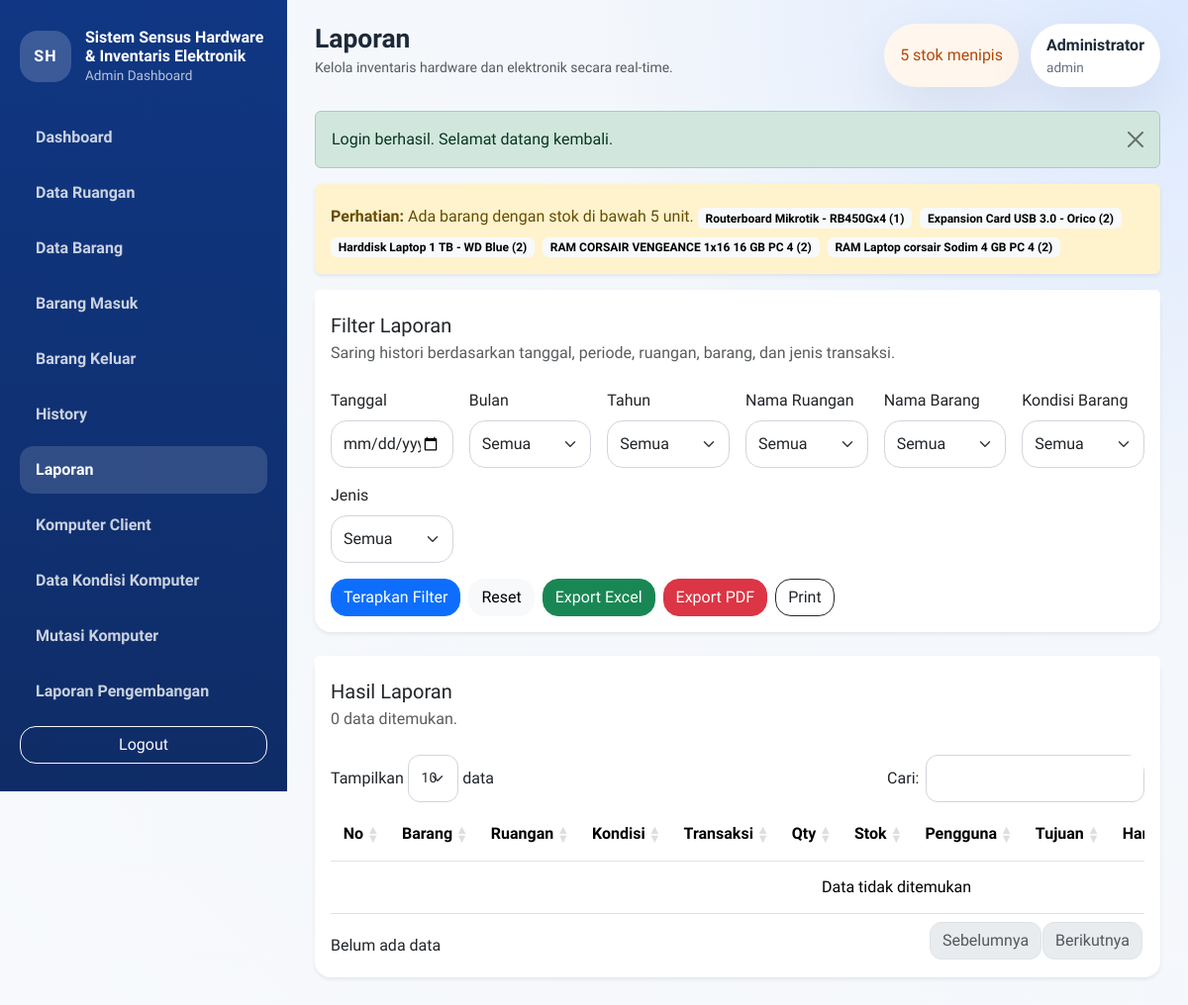
The page /modules/laporan/index.php (signed in) on the database its author committed.
### tables this page shows
CREATE TABLE barang (
    id INT AUTO_INCREMENT PRIMARY KEY,
    kode_barang VARCHAR(50) NOT NULL UNIQUE,
    nama_barang VARCHAR(150) NOT NULL,
    ruangan_id INT NULL,
    tahun_inventaris YEAR NOT NULL,
    qty INT NOT NULL DEFAULT 0,
    label_barang VARCHAR(100) NOT NULL DEFAULT 'Lainnya',
    kondisi ENUM('Baik', 'Rusak', 'Perbaikan') NOT NULL DEFAULT 'Baik',
    keterangan TEXT NULL,
    created_at TIMESTAMP DEFAULT CURRENT_TIMESTAMP,
    CONSTRAINT fk_barang_ruangan FOREIGN KEY (ruangan_id) REFERENCES ruangan(id) ON UPDATE CASCADE
);

### includes/helpers.php (called while the page is built, shortened)
<?php
function url(string $path = ''): string
{
    $path = ltrim($path, '/');
    return BASE_URL . ($path !== '' ? '/' . $path : '');
}
function e(?string $value): string
{
    return htmlspecialchars((string) $value, ENT_QUOTES, 'UTF-8');
}
function get_flash(): ?array
{
    $flash = $_SESSION['flash'];
    return $flash;
}
function current_path(): string
{
    return str_replace('\\', '/', $_SERVER['PHP_SELF'] ?? '');
}
function is_active_menu(string $needle): bool
{
    return str_contains(current_path(), $needle);
}
function fetch_all(PDO $pdo, string $sql, array $params = []): array
{
    $statement = $pdo->prepare($sql);
    $statement->execute($params);
    return $statement->fetchAll();
}
function get_low_stock_items(PDO $pdo, int $limit = 5): array
{
    return fetch_all(
        $pdo,
        'SELECT b.nama_barang, b.qty
         FROM barang b
         WHERE b.qty < 5
         ORDER BY b.qty ASC, b.nama_barang ASC
         LIMIT ' . (int) $limit
    );
}
function normalize_report_filters(array $input): array
{
    return [
        'tanggal' => trim($input['tanggal'] ?? ''),
        'bulan' => trim($input['bulan'] ?? ''),
        'tahun' => trim($input['tahun'] ?? ''),
        'ruangan_id' => trim($input['ruangan_id'] ?? ''),
        'barang_id' => trim($input['barang_id'] ?? ''),
        'kondisi' => trim($input['kondisi'] ?? ''),
        'tipe_transaksi' => trim($input['tipe_transaksi'] ?? ''),
    ];
}
function get_report_rows(PDO $pdo, array $filters): array
{
    $sql = 'SELECT h.*, b.kode_barang, b.nama_barang, b.kondisi, COALESCE(h.ruangan_nama, r.nama_ruangan) AS nama_ruangan_transaksi
            FROM histori_barang h
            INNER JOIN barang b ON b.id = h.barang_id
            LEFT JOIN ruangan r ON r.id = h.ruangan_id
            WHERE 1=1';
    $params = [];
    $sql .= ' ORDER BY h.tanggal DESC, h.jam DESC, h.id DESC';
    $statement = $pdo->prepare($sql);
    $statement->execute();
    return $statement->fetchAll();
}
function build_query_string(array $filters): string
{
    return http_build_query(array_filter($filters, static fn ($value) => $value !== ''));
}

### includes/auth.php (called while the page is built, shortened)
<?php
function current_user_role(): string
{
    return $_SESSION['user']['role'] ?? 'admin';
}
function is_admin_user(): bool
{
    return current_user_role() === 'admin';
}
function current_user(): ?array
{
    return $_SESSION['user'] ?? null;
}

### modules/laporan/index.php (the view, shortened to what this page needs)
<?php
require_once dirname(__DIR__, 2) . '/config/app.php';
$pageTitle = 'Laporan';
$filters = normalize_report_filters($_GET);
$rows = get_report_rows($pdo, $filters);
$queryString = build_query_string($filters);
require_once BASE_PATH . '/includes/layout_top.php';
?>
<div class="card border-0 shadow-sm mb-4">
    <div class="card-header bg-white border-0 pt-4">
        <h5 class="mb-1">Filter Laporan</h5>
        <p class="text-muted mb-0">Saring histori berdasarkan tanggal, periode, ruangan, barang, dan jenis transaksi.</p>
    </div>
    <div class="card-body">
        <form method="get" class="row g-3">
            <div class="col-md-2">
                <label class="form-label">Tanggal</label>
                <input type="date" name="tanggal" class="form-control" value="<?= e($filters['tanggal']); ?>">
            </div>
            <div class="col-md-2">
                <label class="form-label">Bulan</label>
                <select name="bulan" class="form-select">
                    <option value="">Semua</option>
                </select>
            </div>
            <div class="col-md-2">
                <label class="form-label">Tahun</label>
                <select name="tahun" class="form-select">
                    <option value="">Semua</option>
                </select>
            </div>
            <div class="col-md-2">
                <label class="form-label">Nama Ruangan</label>
                <select name="ruangan_id" class="form-select">
                    <option value="">Semua</option>
                </select>
            </div>
            <div class="col-md-2">
                <label class="form-label">Nama Barang</label>
                <select name="barang_id" class="form-select">
                    <option value="">Semua</option>
                </select>
            </div>
            <div class="col-md-2">
                <label class="form-label">Kondisi Barang</label>
                <select name="kondisi" class="form-select">
                    <option value="">Semua</option>
                </select>
            </div>
            <div class="col-md-2">
                <label class="form-label">Jenis</label>
                <select name="tipe_transaksi" class="form-select">
                    <option value="">Semua</option>
                </select>
            </div>
            <div class="col-12 d-flex gap-2 flex-wrap">
                <button type="submit" class="btn btn-primary">Terapkan Filter</button>
                <a href="<?= e(url('modules/laporan/index.php')); ?>" class="btn btn-light">Reset</a>
                <a href="<?= e(url('modules/laporan/export_excel.php' . ($queryString ? '?' . $queryString : ''))); ?>" class="btn btn-success">Export Excel</a>
                <a href="<?= e(url('modules/laporan/export_pdf.php' . ($queryString ? '?' . $queryString : ''))); ?>" class="btn btn-danger">Export PDF</a>
                <a href="<?= e(url('modules/laporan/print.php' . ($queryString ? '?' . $queryString : ''))); ?>" class="btn btn-outline-dark" target="_blank">Print</a>
            </div>
        </form>
    </div>
</div>
<div class="card border-0 shadow-sm">
    <div class="card-header bg-white border-0 pt-4 d-flex justify-content-between align-items-center flex-wrap gap-2">
        <div>
            <h5 class="mb-1">Hasil Laporan</h5>
            <p class="text-muted mb-0"><?= count($rows); ?> data ditemukan.</p>
        </div>
    </div>
    <div class="card-body">
        <div class="table-responsive">
            <table class="table table-hover align-middle datatable">
                <thead>
                    <tr>
                        <th>No</th>
                        <th>Barang</th>
                        <th>Ruangan</th>
                        <th>Kondisi</th>
                        <th>Transaksi</th>
                        <th>Qty</th>
                        <th>Stok</th>
                        <th>Pengguna</th>
                        <th>Tujuan</th>
                        <th>Hari</th>
                    </tr>
                </thead>
                <tbody>
                </tbody>
            </table>
        </div>
    </div>
</div>
<?php require_once BASE_PATH . '/includes/layout_bottom.php'; ?>

### includes/layout_top.php (shortened to what this page needs)
<?php
$pageTitle = $pageTitle ?? APP_NAME;
$lowStockItems = get_low_stock_items($pdo);
$currentUser = current_user();
$flash = get_flash();
$isAdminUser = is_admin_user();
$showLowStockAlert = !is_active_menu('/modules/pengembangan/');
?><!doctype html>
<html lang="id">
<head>
    <link href="https://cdn.jsdelivr.net/npm/bootstrap@5.3.3/dist/css/bootstrap.min.css" rel="stylesheet">
    <link href="https://cdn.datatables.net/1.13.8/css/dataTables.bootstrap5.min.css" rel="stylesheet">
    <link href="https://cdn.datatables.net/responsive/2.5.0/css/responsive.bootstrap5.min.css" rel="stylesheet">
    <link href="<?= e(url('assets/css/style.css')); ?>" rel="stylesheet">
</head>
<body>
    <div class="app-shell">
        <aside class="sidebar d-none d-xl-flex flex-column">
            <div class="sidebar-brand">
                <div class="brand-mark">SH</div>
                <div>
                    <h1><?= e(APP_NAME); ?></h1>
                    <p>Admin Dashboard</p>
                </div>
            </div>
            <nav class="nav flex-column sidebar-nav">
                <?php if ($isAdminUser): ?>
                    <a class="nav-link <?= is_active_menu('/modules/dashboard/') ? 'active' : ''; ?>" href="<?= e(url('modules/dashboard/index.php')); ?>">Dashboard</a>
                    <a class="nav-link <?= is_active_menu('/modules/ruangan/') ? 'active' : ''; ?>" href="<?= e(url('modules/ruangan/index.php')); ?>">Data Ruangan</a>
                    <a class="nav-link <?= is_active_menu('/modules/barang/') ? 'active' : ''; ?>" href="<?= e(url('modules/barang/index.php')); ?>">Data Barang</a>
                    <a class="nav-link <?= is_active_menu('/modules/transaksi/masuk.php') ? 'active' : ''; ?>" href="<?= e(url('modules/transaksi/masuk.php')); ?>">Barang Masuk</a>
                    <a class="nav-link <?= is_active_menu('/modules/transaksi/keluar.php') ? 'active' : ''; ?>" href="<?= e(url('modules/transaksi/keluar.php')); ?>">Barang Keluar</a>
                    <a class="nav-link <?= is_active_menu('/modules/transaksi/history.php') ? 'active' : ''; ?>" href="<?= e(url('modules/transaksi/history.php')); ?>">History</a>
                    <a class="nav-link <?= is_active_menu('/modules/laporan/') ? 'active' : ''; ?>" href="<?= e(url('modules/laporan/index.php')); ?>">Laporan</a>
                    <a class="nav-link <?= is_active_menu('/modules/komputer/') ? 'active' : ''; ?>" href="<?= e(url('modules/komputer/index.php')); ?>">Komputer Client</a>
                    <a class="nav-link <?= is_active_menu('/modules/kondisi_komputer/') ? 'active' : ''; ?>" href="<?= e(url('modules/kondisi_komputer/index.php')); ?>">Data Kondisi Komputer</a>
                    <a class="nav-link <?= is_active_menu('/modules/mutasi_komputer/') ? 'active' : ''; ?>" href="<?= e(url('modules/mutasi_komputer/index.php')); ?>">Mutasi Komputer</a>
                <?php endif; ?>
                <a class="nav-link <?= is_active_menu('/modules/pengembangan/') ? 'active' : ''; ?>" href="<?= e(url('modules/pengembangan/index.php')); ?>">Laporan Pengembangan</a>
            </nav>
            <a href="<?= e(url('logout.php')); ?>" class="btn btn-outline-light mt-auto">Logout</a>
        </aside>
        <div class="content-wrapper">
            <header class="topbar">
                <div class="d-flex align-items-center gap-3">
                    <div>
                        <h2 class="mb-0"><?= e($pageTitle); ?></h2>
                        <small class="text-muted">Kelola inventaris hardware dan elektronik secara real-time.</small>
                    </div>
                </div>
                <div class="topbar-meta">
                    <?php if ($showLowStockAlert): ?>
                        <div class="alert-pill <?= $lowStockItems ? 'alert-low' : 'alert-safe'; ?>">
                            <?= $lowStockItems ? count($lowStockItems) . ' stok menipis' : 'Stok aman'; ?>
                        </div>
                    <?php endif; ?>
                    <div class="user-pill">
                        <strong><?= e($currentUser['nama'] ?? 'Admin'); ?></strong>
                        <span><?= e($currentUser['username'] ?? '-'); ?></span>
                    </div>
                </div>
            </header>
            <main class="page-content">
                <?php if ($flash): ?>
                    <div class="alert alert-<?= e($flash['type']); ?> alert-dismissible fade show">
                        <?= e($flash['message']); ?>
                        <button type="button" class="btn-close" data-bs-dismiss="alert"></button>
                    </div>
                <?php endif; ?>
                <?php if ($showLowStockAlert && $lowStockItems): ?>
                    <div class="alert alert-warning border-0 shadow-sm">
                        <strong>Perhatian:</strong> Ada barang dengan stok di bawah 5 unit.
                        <?php foreach ($lowStockItems as $item): ?>
                            <span class="badge text-bg-light me-1 mt-2"><?= e($item['nama_barang']); ?> (<?= e($item['qty']); ?>)</span>
                        <?php endforeach; ?>
                    </div>
                <?php endif; ?>

### assets/css/style.css (style rules this page uses)
:root { --bg-main: #f4f7fb; --bg-sidebar: linear-gradient(180deg, #103783 0%, #0f2c66 100%); --primary: #1b63ff; --primary-soft: #eaf1ff; --text-main: #1d2939; --text-soft: #667085; --border-soft: #e4e7ec; --card-shadow: 0 18px 55px rgba(16, 24, 40, 0.08); }
* { box-sizing: border-box; }
body { font-family: 'Plus Jakarta Sans', sans-serif; background: radial-gradient(circle at top right, #dbe8ff 0%, #f4f7fb 38%, #f7f9fc 100%); color: var(--text-main); overflow-x: hidden; }
.form-control, .form-select, .btn, .card, .modal-content { border-radius: 1rem; }
.form-control, .form-select { border-color: #d0d5dd; min-height: 48px; }
.app-shell { min-height: 100vh; display: flex; }
.sidebar { width: 290px; padding: 28px 20px; background: var(--bg-sidebar); color: #fff; position: sticky; top: 0; height: 100vh; }
.sidebar-brand { display: flex; gap: 14px; align-items: center; margin-bottom: 28px; }
.brand-mark { width: 52px; height: 52px; border-radius: 18px; display: grid; place-items: center; background: rgba(255, 255, 255, 0.18); font-weight: 800; letter-spacing: 0.08em; flex-shrink: 0; }
.sidebar-brand h1 { font-size: 1rem; margin: 0; font-weight: 800; }
.sidebar-brand p { margin: 0; color: rgba(255, 255, 255, 0.7); font-size: 0.85rem; }
.sidebar-nav { gap: 8px; }
.sidebar-nav .nav-link { color: rgba(255, 255, 255, 0.78); padding: 12px 16px; border-radius: 14px; font-weight: 600; }
.sidebar-nav .nav-link:hover, .sidebar-nav .nav-link.active { color: #fff; background: rgba(255, 255, 255, 0.14); }
.content-wrapper { flex: 1; min-width: 0; }
.topbar { padding: 24px 28px 0; display: flex; justify-content: space-between; align-items: flex-start; gap: 16px; flex-wrap: wrap; }
.topbar h2 { font-size: 1.65rem; font-weight: 800; }
.topbar-meta { display: flex; gap: 12px; flex-wrap: wrap; }
.alert-pill, .user-pill { border-radius: 999px; padding: 10px 16px; background: #fff; box-shadow: var(--card-shadow); display: flex; align-items: center; gap: 8px; }
.alert-low { color: #b54708; background: #fff7ed; }
.user-pill { flex-direction: column; align-items: flex-start; gap: 0; }
.user-pill span { color: var(--text-soft); font-size: 0.85rem; }
.page-content { padding: 24px 28px 28px; }
.card { border: 1px solid rgba(16, 24, 40, 0.04); box-shadow: var(--card-shadow); }
.card-header { background: transparent; }
.table > :not(caption) > * > * { padding: 0.9rem 0.8rem; vertical-align: middle; }
.table td, .table th { white-space: normal; }
.table-responsive { border-radius: 18px; }

### rows shown on the page
barang: nama_barang "Routerboard Mikrotik - RB450Gx4", qty "1"
barang: nama_barang "Expansion Card USB 3.0 - Orico", qty "2"
barang: nama_barang "Harddisk Laptop 1 TB - WD Blue", qty "2"
barang: nama_barang "RAM CORSAIR VENGEANCE 1x16 16 GB PC 4", qty "2"
barang: nama_barang "RAM Laptop corsair Sodim 4 GB PC 4", qty "2"

### other values the page prints
APP_NAME "Sistem Sensus Hardware & Inventaris Elektronik"
$pageTitle "Laporan"
count($lowStockItems) "5"
$currentUser['nama'] "Administrator"
$currentUser['username'] "admin"
$flash['message'] "Login berhasil. Selamat datang kembali."
count($rows) "0"
